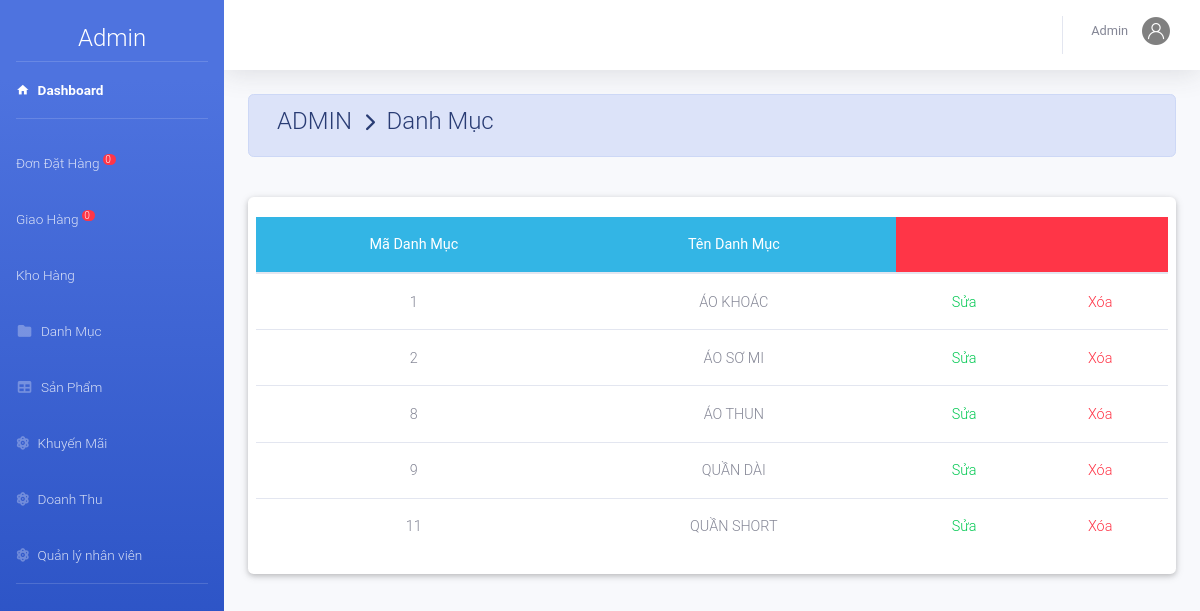
Screenshot of /admin/index.php?action=danhmuc& (signed in) with the database file from the repository.
### tables this page shows
CREATE TABLE `nhacc` (
  `MaNCC` int(11) NOT NULL,
  `TenNCC` varchar(50) NOT NULL
);

### admin/danhmuc/danhmuc.php (the view, shortened to what this page needs)
<?php
	include_once('../model/database.php');
	$sql="select *from nhacc ";
	$rs=mysqli_query($conn,$sql);
?>
<div class="container-fluid">
    <div class=" alert alert-primary">
        <h4 class="page-title">
             ADMIN &#160;<i class="fas fa-chevron-right" style="font-size: 18px"></i>&#160; Danh Mục
        </h4>
    </div><br>
    <?php include_once('danhmuc/main.php');?>
    <div class="card card-body">
        <div class="row">
            <table class="table table-hover m-auto text-center" style="font-size: 13px;">
                <thead class="badge-info">
                    <tr>
                        <th>Mã Danh Mục</th>
                        <th>Tên Danh Mục</th>
                        <th colspan="2" class="badge-danger"></th>
                    </tr>
                </thead>
                <tbody>
                    <?php $so=0;
		 while ($row=mysqli_fetch_array($rs)) { ?>
                    <tr>
                        <td><?php echo $row['MaNCC']; ?></td>
                        <td><?php echo $row['TenNCC']; ?></td>
                        <td><a href="index.php?action=danhmuc&view=suadm&madm=<?php echo $row['MaNCC']; ?>" class="text-success">Sửa</a></td>
                        <td><a href="danhmuc/main.php?view=xoadm&madm=<?php echo $row['MaNCC']; ?>" class="text-danger">Xóa</a></td>
                    </tr>
                    <?php	} ?>
                </tbody>
            </table>
        </div>
    </div>
</div>

### rows the page displays
nhacc: MaNCC "1", TenNCC "ÁO KHOÁC"
nhacc: MaNCC "2", TenNCC "ÁO SƠ MI"
nhacc: MaNCC "8", TenNCC "ÁO THUN"
nhacc: MaNCC "9", TenNCC "QUẦN DÀI"
nhacc: MaNCC "11", TenNCC "QUẦN SHORT"

### other values shown
$dem "0"
$nv['TenNV'] "Admin"
